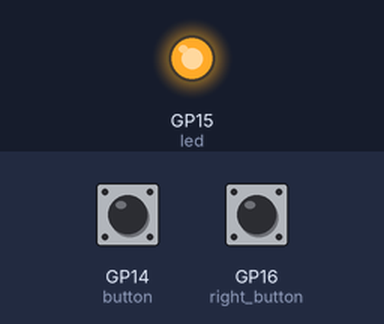
Bench run of a program on a simulated Raspberry Pi Pico running MicroPython. Parts: output pins drawn as LEDs (lit = HIGH). The test bench sets the inputs (shaded band); at power-on: GP14 (button) LOW, GP16 (right_button) LOW. Random numbers come from a fixed seed.

Above: at 0.1 s.
At 15.0 s:
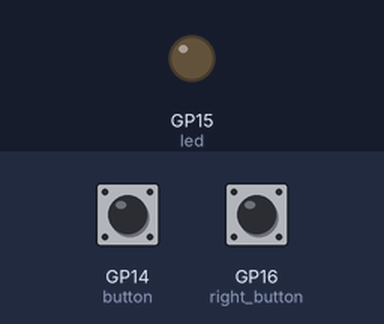
Timing chart, 0 to 16.5 s (numbered marks = the images above):
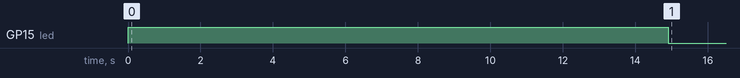

Measured:
- by itself, GP15 (led): LOW → HIGH at 0.00 s, → LOW 14.9 s later

The program:

fig06-02_two-player-reaction-game.py
```python
# (licence header left out)
import machine
import utime
import urandom

pressed = False
led = machine.Pin(15, machine.Pin.OUT)
button = machine.Pin(14, machine.Pin.IN, machine.Pin.PULL_DOWN)

def button_handler(pin):
    global pressed
    if not pressed:
        pressed=True
        timer_reaction = utime.ticks_diff(utime.ticks_ms(), timer_start)
        print("Your reaction time was " + str(timer_reaction) + " milliseconds!")

led.value(1)
utime.sleep(urandom.uniform(5, 10))
led.value(0)
timer_start = utime.ticks_ms()
button.irq(trigger=machine.Pin.IRQ_RISING, handler=button_handler)

import machine
import utime
import urandom

pressed = False
led = machine.Pin(15, machine.Pin.OUT)
left_button = machine.Pin(14, machine.Pin.IN, machine.Pin.PULL_DOWN)
right_button = machine.Pin(16, machine.Pin.IN, machine.Pin.PULL_DOWN)

def button_handler(pin):
    global pressed
    if not pressed:
        pressed=True
        timer_reaction = utime.ticks_diff(utime.ticks_ms(), timer_start)
        print("Your reaction time was " + str(timer_reaction) + " milliseconds!")

led.value(1)
utime.sleep(urandom.uniform(5, 10))
led.value(0)
timer_start = utime.ticks_ms()
right_button.irq(trigger=machine.Pin.IRQ_RISING, handler=button_handler)
left_button.irq(trigger=machine.Pin.IRQ_RISING, handler=button_handler)
```
